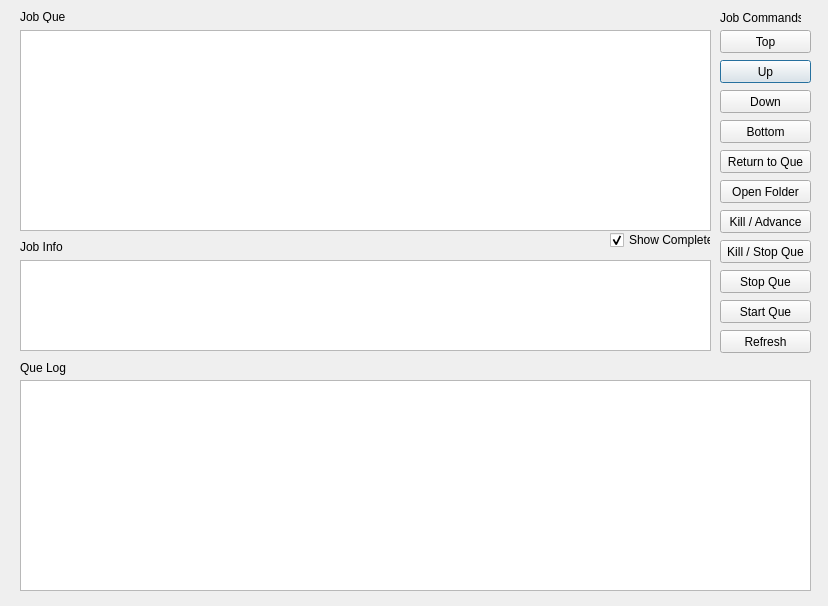
<?xml version="1.0" encoding="UTF-8"?>
<ui version="4.0">
 <class>Dialog</class>
 <widget class="QDialog" name="Dialog">
  <property name="geometry">
   <rect>
    <x>0</x>
    <y>0</y>
    <width>828</width>
    <height>606</height>
   </rect>
  </property>
  <property name="windowTitle">
   <string>Dialog</string>
  </property>
  <widget class="QListWidget" name="list_order">
   <property name="geometry">
    <rect>
     <x>20</x>
     <y>30</y>
     <width>691</width>
     <height>201</height>
    </rect>
   </property>
  </widget>
  <widget class="QPushButton" name="btn_up">
   <property name="geometry">
    <rect>
     <x>720</x>
     <y>60</y>
     <width>91</width>
     <height>23</height>
    </rect>
   </property>
   <property name="text">
    <string>Up</string>
   </property>
  </widget>
  <widget class="QPushButton" name="btn_down">
   <property name="geometry">
    <rect>
     <x>720</x>
     <y>90</y>
     <width>91</width>
     <height>23</height>
    </rect>
   </property>
   <property name="text">
    <string>Down</string>
   </property>
  </widget>
  <widget class="QPushButton" name="btn_refresh">
   <property name="geometry">
    <rect>
     <x>720</x>
     <y>330</y>
     <width>91</width>
     <height>23</height>
    </rect>
   </property>
   <property name="text">
    <string>Refresh</string>
   </property>
  </widget>
  <widget class="QPushButton" name="btn_reque">
   <property name="geometry">
    <rect>
     <x>720</x>
     <y>150</y>
     <width>91</width>
     <height>23</height>
    </rect>
   </property>
   <property name="text">
    <string>Return to Que</string>
   </property>
  </widget>
  <widget class="QPushButton" name="btn_top">
   <property name="geometry">
    <rect>
     <x>720</x>
     <y>30</y>
     <width>91</width>
     <height>23</height>
    </rect>
   </property>
   <property name="text">
    <string>Top</string>
   </property>
  </widget>
  <widget class="QPushButton" name="btn_bottom">
   <property name="geometry">
    <rect>
     <x>720</x>
     <y>120</y>
     <width>91</width>
     <height>23</height>
    </rect>
   </property>
   <property name="text">
    <string>Bottom</string>
   </property>
  </widget>
  <widget class="QPushButton" name="btn_open_folder">
   <property name="geometry">
    <rect>
     <x>720</x>
     <y>180</y>
     <width>91</width>
     <height>23</height>
    </rect>
   </property>
   <property name="text">
    <string>Open Folder</string>
   </property>
  </widget>
  <widget class="QCheckBox" name="chk_show_completed">
   <property name="geometry">
    <rect>
     <x>610</x>
     <y>230</y>
     <width>101</width>
     <height>20</height>
    </rect>
   </property>
   <property name="text">
    <string>Show Completed</string>
   </property>
   <property name="checked">
    <bool>true</bool>
   </property>
   <property name="tristate">
    <bool>false</bool>
   </property>
  </widget>
  <widget class="QPushButton" name="btn_kill_advance">
   <property name="geometry">
    <rect>
     <x>720</x>
     <y>210</y>
     <width>91</width>
     <height>23</height>
    </rect>
   </property>
   <property name="text">
    <string>Kill / Advance</string>
   </property>
  </widget>
  <widget class="QPushButton" name="btn_kill_stop">
   <property name="geometry">
    <rect>
     <x>720</x>
     <y>240</y>
     <width>91</width>
     <height>23</height>
    </rect>
   </property>
   <property name="text">
    <string>Kill / Stop Que</string>
   </property>
  </widget>
  <widget class="QPushButton" name="btn_stop">
   <property name="geometry">
    <rect>
     <x>720</x>
     <y>270</y>
     <width>91</width>
     <height>23</height>
    </rect>
   </property>
   <property name="text">
    <string>Stop Que</string>
   </property>
  </widget>
  <widget class="QPushButton" name="btn_start">
   <property name="geometry">
    <rect>
     <x>720</x>
     <y>300</y>
     <width>91</width>
     <height>23</height>
    </rect>
   </property>
   <property name="text">
    <string>Start Que</string>
   </property>
  </widget>
  <widget class="QTextBrowser" name="text_job_info">
   <property name="geometry">
    <rect>
     <x>20</x>
     <y>260</y>
     <width>691</width>
     <height>91</height>
    </rect>
   </property>
  </widget>
  <widget class="QLabel" name="label">
   <property name="geometry">
    <rect>
     <x>20</x>
     <y>10</y>
     <width>46</width>
     <height>13</height>
    </rect>
   </property>
   <property name="text">
    <string>Job Que</string>
   </property>
  </widget>
  <widget class="QLabel" name="label_que_log">
   <property name="geometry">
    <rect>
     <x>20</x>
     <y>360</y>
     <width>391</width>
     <height>16</height>
    </rect>
   </property>
   <property name="text">
    <string>Que Log</string>
   </property>
  </widget>
  <widget class="QLabel" name="label_3">
   <property name="geometry">
    <rect>
     <x>720</x>
     <y>10</y>
     <width>81</width>
     <height>16</height>
    </rect>
   </property>
   <property name="text">
    <string>Job Commands</string>
   </property>
  </widget>
  <widget class="QTextBrowser" name="text_log">
   <property name="geometry">
    <rect>
     <x>20</x>
     <y>380</y>
     <width>791</width>
     <height>211</height>
    </rect>
   </property>
  </widget>
  <widget class="QLabel" name="label_4">
   <property name="geometry">
    <rect>
     <x>20</x>
     <y>240</y>
     <width>46</width>
     <height>13</height>
    </rect>
   </property>
   <property name="text">
    <string>Job Info</string>
   </property>
  </widget>
 </widget>
 <resources/>
 <connections/>
</ui>
